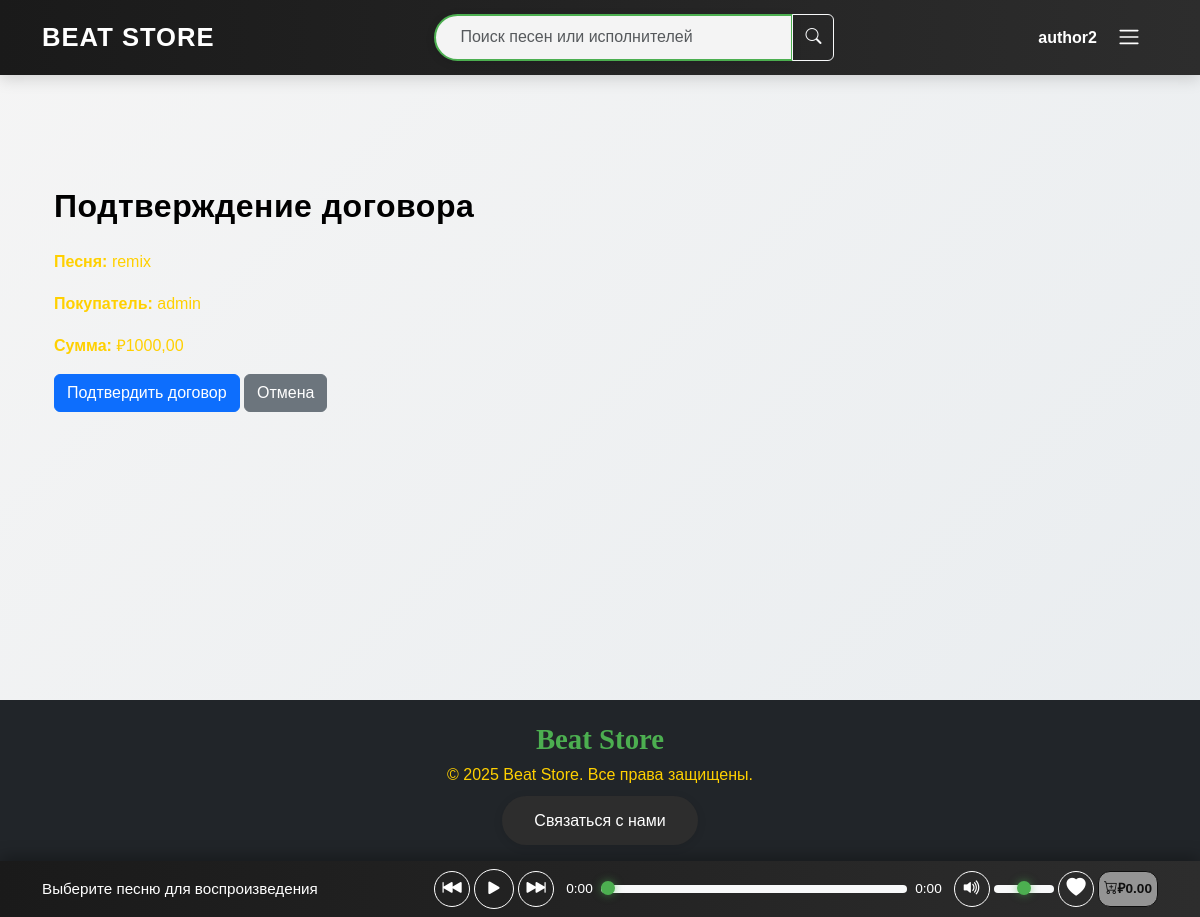
Screenshot of /accept_contract/2/ (signed in) with the database file from the repository.
### store/models.py (models this page shows, shortened)
class User(AbstractUser):
    email = models.EmailField(unique=True, verbose_name='Электронная почта')
    balance = models.DecimalField(max_digits=10, decimal_places=2, default=0.00, verbose_name='Баланс')
    class Meta:
        verbose_name = 'Пользователь'
        verbose_name_plural = 'Пользователи'
        indexes = [models.Index(fields=['username', 'email'])]

class Contract(models.Model):
    purchase = models.ForeignKey(
        Purchase,
        on_delete=models.CASCADE,
        related_name='contracts',
        verbose_name='Покупка'
    )
    buyer = models.ForeignKey(
        User,
        on_delete=models.CASCADE,
        related_name='buyer_contracts',
        verbose_name='Покупатель'
    )
    author = models.ForeignKey(
        User,
        on_delete=models.CASCADE,
        related_name='author_contracts',
        verbose_name='Автор'
    )
    song = models.ForeignKey(
        Song,
        on_delete=models.CASCADE,
        related_name='contracts',
        verbose_name='Песня'
    )
    amount = models.DecimalField(
        max_digits=10,
        decimal_places=2,
        verbose_name='Сумма'
    )
    created_at = models.DateTimeField(
        auto_now_add=True,
        verbose_name='Дата создания'
    )
    is_accepted_by_buyer = models.BooleanField(
        default=False,
        verbose_name='Подтверждено покупателем'
    )
    is_accepted_by_author = models.BooleanField(
        default=False,
        verbose_name='Подтверждено автором'
    )
    class Meta:
        verbose_name = 'Договор'
        verbose_name_plural = 'Договоры'
        indexes = [
            models.Index(fields=['purchase', 'buyer', 'author']),
            models.Index(fields=['created_at']),
        ]
        constraints = [
            models.UniqueConstraint(
                fields=['purchase', 'buyer', 'author', 'song'],
                name='unique_contract'
            ),
            models.CheckConstraint(
                check=models.Q(amount__gte=0),
                name='contract_amount_non_negative'  # Уникальное имя
            )
        ]

class Song(models.Model):
    title = models.CharField(max_length=100, verbose_name='Название')
    path = models.FileField(upload_to='songs/', verbose_name='Файл')
    cover = models.ImageField(upload_to='covers/', null=True, blank=True, verbose_name='Обложка')
    likes = models.ManyToManyField(
        User,
        related_name='liked_songs',
        blank=True,
        verbose_name='Лайки'
    )
    author = models.ForeignKey(
        User,
        on_delete=models.CASCADE,
        related_name='songs',
        verbose_name='Автор'
    )
    genre = models.ForeignKey(
        Genre,
        on_delete=models.SET_NULL,
        null=True,
        blank=True,
        verbose_name='Жанр'
    )
    price = models.DecimalField(
        max_digits=8,
        decimal_places=2,
        default=0.00,
        verbose_name='Цена'
    )
    total_plays = models.PositiveIntegerField(default=0, verbose_name='Количество прослушиваний')
    created_at = models.DateTimeField(auto_now_add=True, verbose_name='Дата создания')
    class Meta:
        verbose_name = 'Песня'
        verbose_name_plural = 'Песни'
        ordering = ['-created_at']
        indexes = [
            models.Index(fields=['created_at']),
            models.Index(fields=['total_plays']),
            models.Index(fields=['author', 'created_at']),
        ]
        constraints = [
            models.CheckConstraint(
                check=models.Q(price__gte=0),
                name='song_price_non_negative'
            )
        ]

### store/views.py (the view)
# urls.py: path('accept_contract/<int:contract_id>/', views.accept_contract, name='accept_contract'),
@login_required
def accept_contract(request, contract_id):
    contract = get_object_or_404(Contract, id=contract_id, author=request.user)
    if request.method == 'POST':
        contract.is_accepted_by_author = True
        contract.save()
        messages.success(request, f"Договор для песни '{contract.song.title}' подтверждён.")
        return redirect('store:profile', username=request.user.username)
    return render(request, 'store/accept_contract.html', {'contract': contract})

### store/templates/store/accept_contract.html (shortened to what this page needs)
{% extends 'store/base.html' %}
{% block content %}
<main class="container my-4">
    <h2>Подтверждение договора</h2>
    <p><strong>Песня:</strong> {{ contract.song.title }}</p>
    <p><strong>Покупатель:</strong> {{ contract.buyer.username }}</p>
    <p><strong>Сумма:</strong> ₽{{ contract.amount|floatformat:2 }}</p>
    <form method="post">
        <button type="submit" class="btn btn-primary">Подтвердить договор</button>
        <a href="{% url 'store:profile' contract.author.username %}" class="btn btn-secondary">Отмена</a>
    </form>
</main>
{% endblock %}

### store/templates/store/header.html (shortened to what this page needs)
{% load static %}
<header class="navbar">
    <div class="container">
        <a class="navbar-brand" href="{% url 'store:index' %}">Beat Store</a>
        <form class="search-form mx-auto" action="{% url 'store:music_list' %}" method="get">
            <div class="input-group">
                <input class="search-input form-control" type="search" name="search" placeholder="Поиск песен или исполнителей" aria-label="Поиск">
                <button class="btn btn-outline-light search-btn" type="submit" aria-label="Поиск">
                    <i class="bi bi-search"></i>
                </button>
            </div>
        </form>
        <div class="auth-section">
            {% if user.is_authenticated %}
                <a href="{% url 'store:profile' user.username %}" class="nav-link username">{{ user.username }}</a>
            {% else %}
                <a href="{% url 'store:login' %}" class="auth-btn">Вход</a>
            {% endif %}
        </div>
        <button class="navbar-toggler ms-2" type="button" data-bs-toggle="offcanvas" data-bs-target="#offcanvasNavbar" aria-controls="offcanvasNavbar" aria-label="Переключить навигацию">
            <span class="navbar-toggler-icon"></span>
        </button>
    </div>
</header>

### static/css/style.css (style rules this page uses)
:root { --footer-bg: #1a1a1a; --primary-color: #4CAF50; --dark-bg: #1a1a1a; --light-bg: #f5f5f5; --text-dark: #000000; --text-light: #ffffff; --close-button-color: #ffffff; --transition: all 0.3s ease; --shadow-sm: 0 2px 10px rgba(0, 0, 0, 0.1); --shadow-md: 0 4px 15px rgba(0, 0, 0, 0.15); --like-color: rgb(255, 0, 0); --cart-color: #fefe02; --highlight-color: #ffffff; }
*, *::before, *::after { box-sizing: border-box; margin: 0; padding: 0; }
body { font-family: 'Montserrat', sans-serif; background: linear-gradient(135deg, var(--light-bg) 0%, #e8ecef 100%); color: var(--text-dark); line-height: 1.6; display: flex; flex-direction: column; min-height: 100vh; }
h1, h2, h3, h4, h5, h6 { font-family: 'Gill Sans', 'Gill Sans MT', Calibri, 'Trebuchet MS', sans-serif; color: var(--text-dark); margin-bottom: 1.5rem; font-weight: 700; letter-spacing: 0.5px; }
p, a, span, li { font-size: 1rem; color:#ffd000; font-weight: 400; }
main { flex: 1; padding: 2rem 1rem; max-width: 1400px; margin: 0 auto; padding-bottom: 120px; }
.navbar { background: linear-gradient(to right, var(--dark-bg), #2d2d2d); padding: 0.75rem 1rem; box-shadow: var(--shadow-md); position: sticky; top: 0; z-index: 1000; display: flex; justify-content: space-between; align-items: center; }
.navbar-brand { font-size: 1.6rem; font-weight: 700; color: var(--highlight-color); text-transform: uppercase; letter-spacing: 1px; transition: var(--transition); }
.auth-section { display: flex; align-items: center; gap: 1.2rem; }
.username { color: var(--highlight-color); font-weight: 600; transition: var(--transition); }
.navbar-toggler { margin-right: 5px; border: none; padding: 0.25rem 0.75rem; color: var(--highlight-color); }
.search-form { margin: 0 1rem; position: relative; max-width: 400px; flex-grow: 1; }
.search-input { border-radius: 50px; padding: 0.6rem 1.5rem; border: 2px solid var(--primary-color); font-family: 'Montserrat', sans-serif; background: rgba(255, 255, 255, 0.95); box-shadow: var(--shadow-sm); transition: var(--transition); }

### rows the page displays
User: username "author2"
Contract: song "remix", buyer.username "admin", amount "1000,00"
